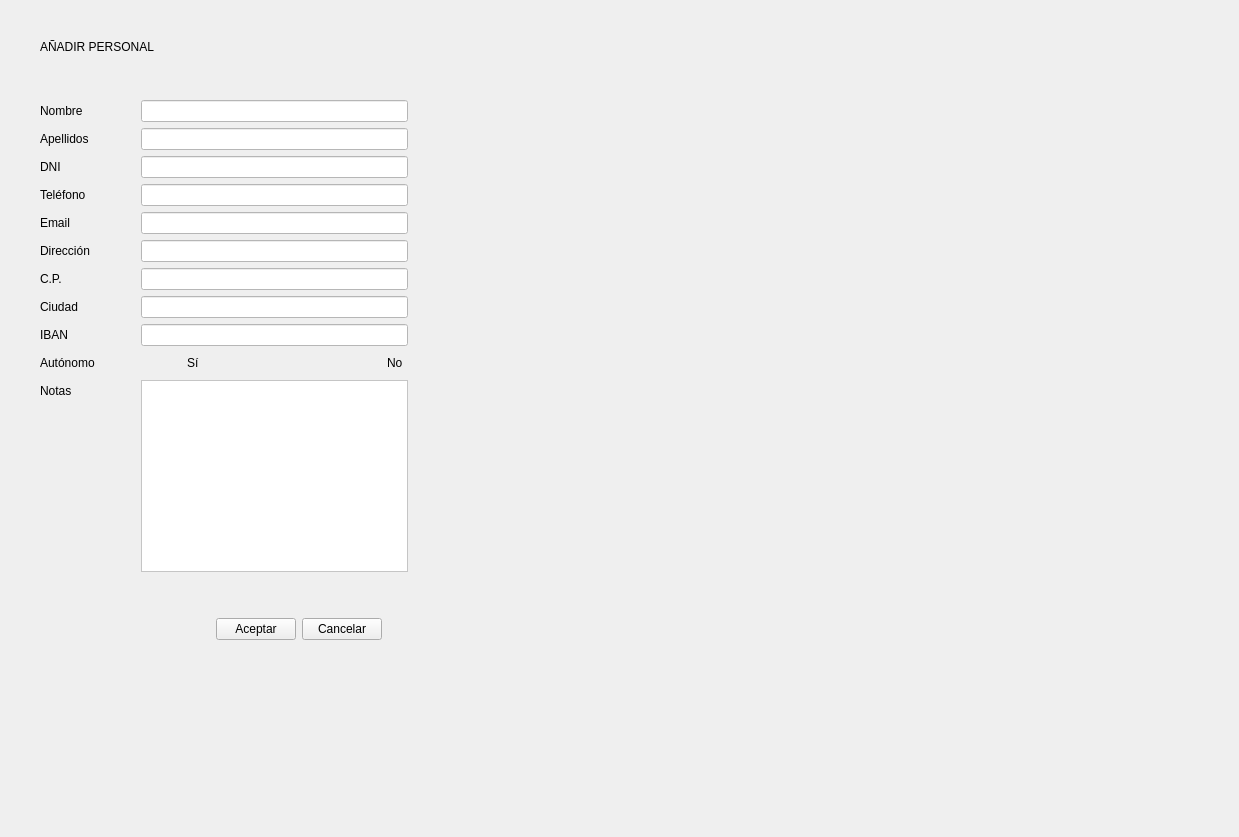
<?xml version="1.0" encoding="UTF-8"?>
<ui version="4.0">
 <class>Form</class>
 <widget class="QWidget" name="Form">
  <property name="geometry">
   <rect>
    <x>0</x>
    <y>0</y>
    <width>1239</width>
    <height>837</height>
   </rect>
  </property>
  <property name="windowTitle">
   <string>Form</string>
  </property>
  <property name="styleSheet">
   <string notr="true"/>
  </property>
  <layout class="QHBoxLayout" name="horizontalLayout">
   <property name="leftMargin">
    <number>20</number>
   </property>
   <property name="topMargin">
    <number>20</number>
   </property>
   <property name="rightMargin">
    <number>20</number>
   </property>
   <property name="bottomMargin">
    <number>20</number>
   </property>
   <item>
    <layout class="QVBoxLayout" name="verticalLayout">
     <property name="leftMargin">
      <number>20</number>
     </property>
     <property name="topMargin">
      <number>20</number>
     </property>
     <property name="rightMargin">
      <number>20</number>
     </property>
     <property name="bottomMargin">
      <number>20</number>
     </property>
     <item>
      <widget class="QLabel" name="labelTitle">
       <property name="styleSheet">
        <string notr="true">font: 75 14pt &quot;MS Shell Dlg 2&quot;;</string>
       </property>
       <property name="text">
        <string>&lt;html&gt;&lt;head/&gt;&lt;body&gt;&lt;p&gt;AÑADIR PERSONAL&lt;/p&gt;&lt;/body&gt;&lt;/html&gt;</string>
       </property>
      </widget>
     </item>
     <item>
      <spacer name="verticalSpacer_2">
       <property name="orientation">
        <enum>Qt::Vertical</enum>
       </property>
       <property name="sizeType">
        <enum>QSizePolicy::Preferred</enum>
       </property>
       <property name="sizeHint" stdset="0">
        <size>
         <width>20</width>
         <height>40</height>
        </size>
       </property>
      </spacer>
     </item>
     <item>
      <layout class="QGridLayout" name="gridLayout">
       <item row="10" column="2" colspan="4">
        <widget class="QTextEdit" name="textNOTAS">
         <property name="minimumSize">
          <size>
           <width>200</width>
           <height>50</height>
          </size>
         </property>
         <property name="styleSheet">
          <string notr="true">background-color: rgb(255, 255, 255);</string>
         </property>
        </widget>
       </item>
       <item row="3" column="2" colspan="4">
        <widget class="QLineEdit" name="entryTFN">
         <property name="minimumSize">
          <size>
           <width>200</width>
           <height>22</height>
          </size>
         </property>
         <property name="styleSheet">
          <string notr="true">background-color: rgb(255, 255, 255);</string>
         </property>
        </widget>
       </item>
       <item row="4" column="0" colspan="2">
        <widget class="QLabel" name="email">
         <property name="minimumSize">
          <size>
           <width>75</width>
           <height>22</height>
          </size>
         </property>
         <property name="text">
          <string>Email</string>
         </property>
        </widget>
       </item>
       <item row="2" column="0" colspan="2">
        <widget class="QLabel" name="dni">
         <property name="minimumSize">
          <size>
           <width>75</width>
           <height>22</height>
          </size>
         </property>
         <property name="text">
          <string>DNI</string>
         </property>
        </widget>
       </item>
       <item row="0" column="2" colspan="4">
        <widget class="QLineEdit" name="entryNOMBRE">
         <property name="minimumSize">
          <size>
           <width>200</width>
           <height>22</height>
          </size>
         </property>
         <property name="styleSheet">
          <string notr="true">background-color: rgb(255, 255, 255);</string>
         </property>
         <property name="text">
          <string/>
         </property>
        </widget>
       </item>
       <item row="4" column="2" colspan="4">
        <widget class="QLineEdit" name="entryEMAIL">
         <property name="minimumSize">
          <size>
           <width>200</width>
           <height>22</height>
          </size>
         </property>
         <property name="styleSheet">
          <string notr="true">background-color: rgb(255, 255, 255);</string>
         </property>
        </widget>
       </item>
       <item row="5" column="0" colspan="2">
        <widget class="QLabel" name="direccion">
         <property name="minimumSize">
          <size>
           <width>75</width>
           <height>22</height>
          </size>
         </property>
         <property name="text">
          <string>Dirección</string>
         </property>
        </widget>
       </item>
       <item row="1" column="0" colspan="2">
        <widget class="QLabel" name="apellidos">
         <property name="minimumSize">
          <size>
           <width>75</width>
           <height>22</height>
          </size>
         </property>
         <property name="text">
          <string>Apellidos</string>
         </property>
        </widget>
       </item>
       <item row="0" column="0" colspan="2">
        <widget class="QLabel" name="nombre">
         <property name="minimumSize">
          <size>
           <width>75</width>
           <height>22</height>
          </size>
         </property>
         <property name="text">
          <string>Nombre</string>
         </property>
        </widget>
       </item>
       <item row="1" column="2" colspan="4">
        <widget class="QLineEdit" name="entryAPELL">
         <property name="minimumSize">
          <size>
           <width>200</width>
           <height>22</height>
          </size>
         </property>
         <property name="styleSheet">
          <string notr="true">background-color: rgb(255, 255, 255);</string>
         </property>
        </widget>
       </item>
       <item row="2" column="2" colspan="4">
        <widget class="QLineEdit" name="entryDNI">
         <property name="minimumSize">
          <size>
           <width>200</width>
           <height>22</height>
          </size>
         </property>
         <property name="styleSheet">
          <string notr="true">background-color: rgb(255, 255, 255);</string>
         </property>
        </widget>
       </item>
       <item row="3" column="0" colspan="2">
        <widget class="QLabel" name="telefono">
         <property name="minimumSize">
          <size>
           <width>75</width>
           <height>22</height>
          </size>
         </property>
         <property name="text">
          <string>Teléfono</string>
         </property>
        </widget>
       </item>
       <item row="5" column="2" colspan="4">
        <widget class="QLineEdit" name="entryDIRECCION">
         <property name="minimumSize">
          <size>
           <width>200</width>
           <height>22</height>
          </size>
         </property>
         <property name="styleSheet">
          <string notr="true">background-color: rgb(255, 255, 255);</string>
         </property>
         <property name="text">
          <string/>
         </property>
        </widget>
       </item>
       <item row="6" column="0" colspan="2">
        <widget class="QLabel" name="cp">
         <property name="minimumSize">
          <size>
           <width>75</width>
           <height>22</height>
          </size>
         </property>
         <property name="text">
          <string>C.P.</string>
         </property>
        </widget>
       </item>
       <item row="6" column="2" colspan="4">
        <widget class="QLineEdit" name="entryCP">
         <property name="minimumSize">
          <size>
           <width>200</width>
           <height>22</height>
          </size>
         </property>
         <property name="styleSheet">
          <string notr="true">background-color: rgb(255, 255, 255);</string>
         </property>
         <property name="text">
          <string/>
         </property>
        </widget>
       </item>
       <item row="8" column="0" colspan="2">
        <widget class="QLabel" name="iban">
         <property name="minimumSize">
          <size>
           <width>75</width>
           <height>22</height>
          </size>
         </property>
         <property name="text">
          <string>IBAN</string>
         </property>
        </widget>
       </item>
       <item row="8" column="2" colspan="4">
        <widget class="QLineEdit" name="entryIBAN">
         <property name="minimumSize">
          <size>
           <width>200</width>
           <height>22</height>
          </size>
         </property>
         <property name="styleSheet">
          <string notr="true">background-color: rgb(255, 255, 255);</string>
         </property>
        </widget>
       </item>
       <item row="9" column="5">
        <widget class="QRadioButton" name="radioNO">
         <property name="styleSheet">
          <string notr="true">background-color: rgba(255, 255, 255, 0);</string>
         </property>
         <property name="text">
          <string>No</string>
         </property>
        </widget>
       </item>
       <item row="7" column="2" colspan="4">
        <widget class="QLineEdit" name="entryCIUDAD">
         <property name="minimumSize">
          <size>
           <width>200</width>
           <height>22</height>
          </size>
         </property>
         <property name="styleSheet">
          <string notr="true">background-color: rgb(255, 255, 255);</string>
         </property>
         <property name="text">
          <string/>
         </property>
        </widget>
       </item>
       <item row="9" column="3">
        <widget class="QRadioButton" name="radioSI">
         <property name="styleSheet">
          <string notr="true">background-color: rgba(255, 255, 255, 0);</string>
         </property>
         <property name="text">
          <string>Sí</string>
         </property>
        </widget>
       </item>
       <item row="9" column="1" colspan="2">
        <spacer name="horizontalSpacer_10">
         <property name="orientation">
          <enum>Qt::Horizontal</enum>
         </property>
         <property name="sizeHint" stdset="0">
          <size>
           <width>40</width>
           <height>20</height>
          </size>
         </property>
        </spacer>
       </item>
       <item row="10" column="0" colspan="2">
        <layout class="QVBoxLayout" name="verticalLayout_2">
         <item>
          <widget class="QLabel" name="notas_2">
           <property name="minimumSize">
            <size>
             <width>75</width>
             <height>22</height>
            </size>
           </property>
           <property name="text">
            <string>Notas</string>
           </property>
          </widget>
         </item>
         <item>
          <spacer name="verticalSpacer">
           <property name="orientation">
            <enum>Qt::Vertical</enum>
           </property>
           <property name="sizeHint" stdset="0">
            <size>
             <width>20</width>
             <height>40</height>
            </size>
           </property>
          </spacer>
         </item>
        </layout>
       </item>
       <item row="7" column="0" colspan="2">
        <widget class="QLabel" name="ciudad">
         <property name="minimumSize">
          <size>
           <width>75</width>
           <height>22</height>
          </size>
         </property>
         <property name="text">
          <string>Ciudad</string>
         </property>
        </widget>
       </item>
       <item row="9" column="0">
        <widget class="QLabel" name="autonomo">
         <property name="minimumSize">
          <size>
           <width>75</width>
           <height>22</height>
          </size>
         </property>
         <property name="styleSheet">
          <string notr="true"/>
         </property>
         <property name="text">
          <string>Autónomo</string>
         </property>
        </widget>
       </item>
       <item row="9" column="4">
        <spacer name="horizontalSpacer_11">
         <property name="orientation">
          <enum>Qt::Horizontal</enum>
         </property>
         <property name="sizeHint" stdset="0">
          <size>
           <width>40</width>
           <height>20</height>
          </size>
         </property>
        </spacer>
       </item>
       <item row="9" column="6">
        <spacer name="horizontalSpacer_2">
         <property name="orientation">
          <enum>Qt::Horizontal</enum>
         </property>
         <property name="sizeHint" stdset="0">
          <size>
           <width>40</width>
           <height>20</height>
          </size>
         </property>
        </spacer>
       </item>
       <item row="11" column="2">
        <spacer name="verticalSpacer_3">
         <property name="orientation">
          <enum>Qt::Vertical</enum>
         </property>
         <property name="sizeHint" stdset="0">
          <size>
           <width>20</width>
           <height>40</height>
          </size>
         </property>
        </spacer>
       </item>
      </layout>
     </item>
     <item>
      <layout class="QHBoxLayout" name="horizontalLayout_2">
       <item>
        <spacer name="horizontalSpacer_5">
         <property name="orientation">
          <enum>Qt::Horizontal</enum>
         </property>
         <property name="sizeHint" stdset="0">
          <size>
           <width>40</width>
           <height>20</height>
          </size>
         </property>
        </spacer>
       </item>
       <item>
        <widget class="QPushButton" name="buttonAceptar">
         <property name="sizePolicy">
          <sizepolicy hsizetype="Fixed" vsizetype="Fixed">
           <horstretch>0</horstretch>
           <verstretch>0</verstretch>
          </sizepolicy>
         </property>
         <property name="text">
          <string>Aceptar</string>
         </property>
        </widget>
       </item>
       <item>
        <widget class="QPushButton" name="buttonCancelar">
         <property name="text">
          <string>Cancelar</string>
         </property>
        </widget>
       </item>
       <item>
        <spacer name="horizontalSpacer_6">
         <property name="orientation">
          <enum>Qt::Horizontal</enum>
         </property>
         <property name="sizeHint" stdset="0">
          <size>
           <width>40</width>
           <height>20</height>
          </size>
         </property>
        </spacer>
       </item>
      </layout>
     </item>
     <item>
      <spacer name="verticalSpacer_4">
       <property name="orientation">
        <enum>Qt::Vertical</enum>
       </property>
       <property name="sizeHint" stdset="0">
        <size>
         <width>20</width>
         <height>40</height>
        </size>
       </property>
      </spacer>
     </item>
    </layout>
   </item>
   <item>
    <spacer name="horizontalSpacer">
     <property name="orientation">
      <enum>Qt::Horizontal</enum>
     </property>
     <property name="sizeType">
      <enum>QSizePolicy::Preferred</enum>
     </property>
     <property name="sizeHint" stdset="0">
      <size>
       <width>40</width>
       <height>20</height>
      </size>
     </property>
    </spacer>
   </item>
   <item>
    <widget class="QWidget" name="widget" native="true">
     <property name="sizePolicy">
      <sizepolicy hsizetype="MinimumExpanding" vsizetype="MinimumExpanding">
       <horstretch>0</horstretch>
       <verstretch>0</verstretch>
      </sizepolicy>
     </property>
     <property name="minimumSize">
      <size>
       <width>275</width>
       <height>450</height>
      </size>
     </property>
     <property name="styleSheet">
      <string notr="true">background-color: rgba(255, 255, 255, 0);</string>
     </property>
    </widget>
   </item>
   <item>
    <spacer name="horizontalSpacer_3">
     <property name="orientation">
      <enum>Qt::Horizontal</enum>
     </property>
     <property name="sizeType">
      <enum>QSizePolicy::Preferred</enum>
     </property>
     <property name="sizeHint" stdset="0">
      <size>
       <width>40</width>
       <height>20</height>
      </size>
     </property>
    </spacer>
   </item>
  </layout>
 </widget>
 <tabstops>
  <tabstop>entryNOMBRE</tabstop>
  <tabstop>entryAPELL</tabstop>
  <tabstop>entryDNI</tabstop>
  <tabstop>entryTFN</tabstop>
  <tabstop>entryEMAIL</tabstop>
  <tabstop>entryDIRECCION</tabstop>
  <tabstop>entryCP</tabstop>
  <tabstop>entryCIUDAD</tabstop>
  <tabstop>entryIBAN</tabstop>
  <tabstop>radioSI</tabstop>
  <tabstop>radioNO</tabstop>
  <tabstop>textNOTAS</tabstop>
  <tabstop>buttonAceptar</tabstop>
  <tabstop>buttonCancelar</tabstop>
 </tabstops>
 <resources/>
 <connections/>
</ui>
